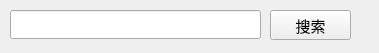
<?xml version="1.0" encoding="UTF-8"?>
<ui version="4.0">
 <class>addNews</class>
 <widget class="QWidget" name="addNews">
  <property name="geometry">
   <rect>
    <x>0</x>
    <y>0</y>
    <width>379</width>
    <height>53</height>
   </rect>
  </property>
  <property name="font">
   <font>
    <family>黑体</family>
    <pointsize>11</pointsize>
   </font>
  </property>
  <property name="windowTitle">
   <string>Form</string>
  </property>
  <widget class="QLineEdit" name="SearchLineEdit">
   <property name="geometry">
    <rect>
     <x>10</x>
     <y>10</y>
     <width>251</width>
     <height>29</height>
    </rect>
   </property>
  </widget>
  <widget class="QPushButton" name="searchPushButton">
   <property name="geometry">
    <rect>
     <x>270</x>
     <y>10</y>
     <width>81</width>
     <height>30</height>
    </rect>
   </property>
   <property name="text">
    <string>搜索</string>
   </property>
  </widget>
  <widget class="QLabel" name="headLabel">
   <property name="geometry">
    <rect>
     <x>20</x>
     <y>73</y>
     <width>60</width>
     <height>55</height>
    </rect>
   </property>
   <property name="text">
    <string/>
   </property>
  </widget>
  <widget class="QLabel" name="nameLabel">
   <property name="geometry">
    <rect>
     <x>110</x>
     <y>70</y>
     <width>91</width>
     <height>26</height>
    </rect>
   </property>
   <property name="text">
    <string/>
   </property>
  </widget>
  <widget class="QLabel" name="signalLabel">
   <property name="geometry">
    <rect>
     <x>110</x>
     <y>103</y>
     <width>221</width>
     <height>26</height>
    </rect>
   </property>
   <property name="text">
    <string/>
   </property>
  </widget>
  <widget class="QLabel" name="vTitleLabel">
   <property name="geometry">
    <rect>
     <x>20</x>
     <y>150</y>
     <width>221</width>
     <height>26</height>
    </rect>
   </property>
   <property name="text">
    <string>验证信息</string>
   </property>
  </widget>
  <widget class="QTextEdit" name="verifyTextEdit">
   <property name="geometry">
    <rect>
     <x>20</x>
     <y>180</y>
     <width>331</width>
     <height>81</height>
    </rect>
   </property>
  </widget>
  <widget class="QLineEdit" name="remarkLineEdit">
   <property name="geometry">
    <rect>
     <x>60</x>
     <y>270</y>
     <width>111</width>
     <height>27</height>
    </rect>
   </property>
  </widget>
  <widget class="QLabel" name="rTitleLabel">
   <property name="geometry">
    <rect>
     <x>20</x>
     <y>270</y>
     <width>41</width>
     <height>26</height>
    </rect>
   </property>
   <property name="text">
    <string>备注</string>
   </property>
  </widget>
  <widget class="QLabel" name="gTitleLabel">
   <property name="geometry">
    <rect>
     <x>180</x>
     <y>270</y>
     <width>41</width>
     <height>26</height>
    </rect>
   </property>
   <property name="text">
    <string>分组</string>
   </property>
  </widget>
  <widget class="QComboBox" name="groupComboBox">
   <property name="geometry">
    <rect>
     <x>220</x>
     <y>270</y>
     <width>131</width>
     <height>27</height>
    </rect>
   </property>
   <item>
    <property name="text">
     <string>我的好友</string>
    </property>
   </item>
  </widget>
  <widget class="QPushButton" name="sendPushButton">
   <property name="geometry">
    <rect>
     <x>20</x>
     <y>310</y>
     <width>331</width>
     <height>30</height>
    </rect>
   </property>
   <property name="text">
    <string>发送申请</string>
   </property>
  </widget>
 </widget>
 <resources/>
 <connections/>
</ui>
